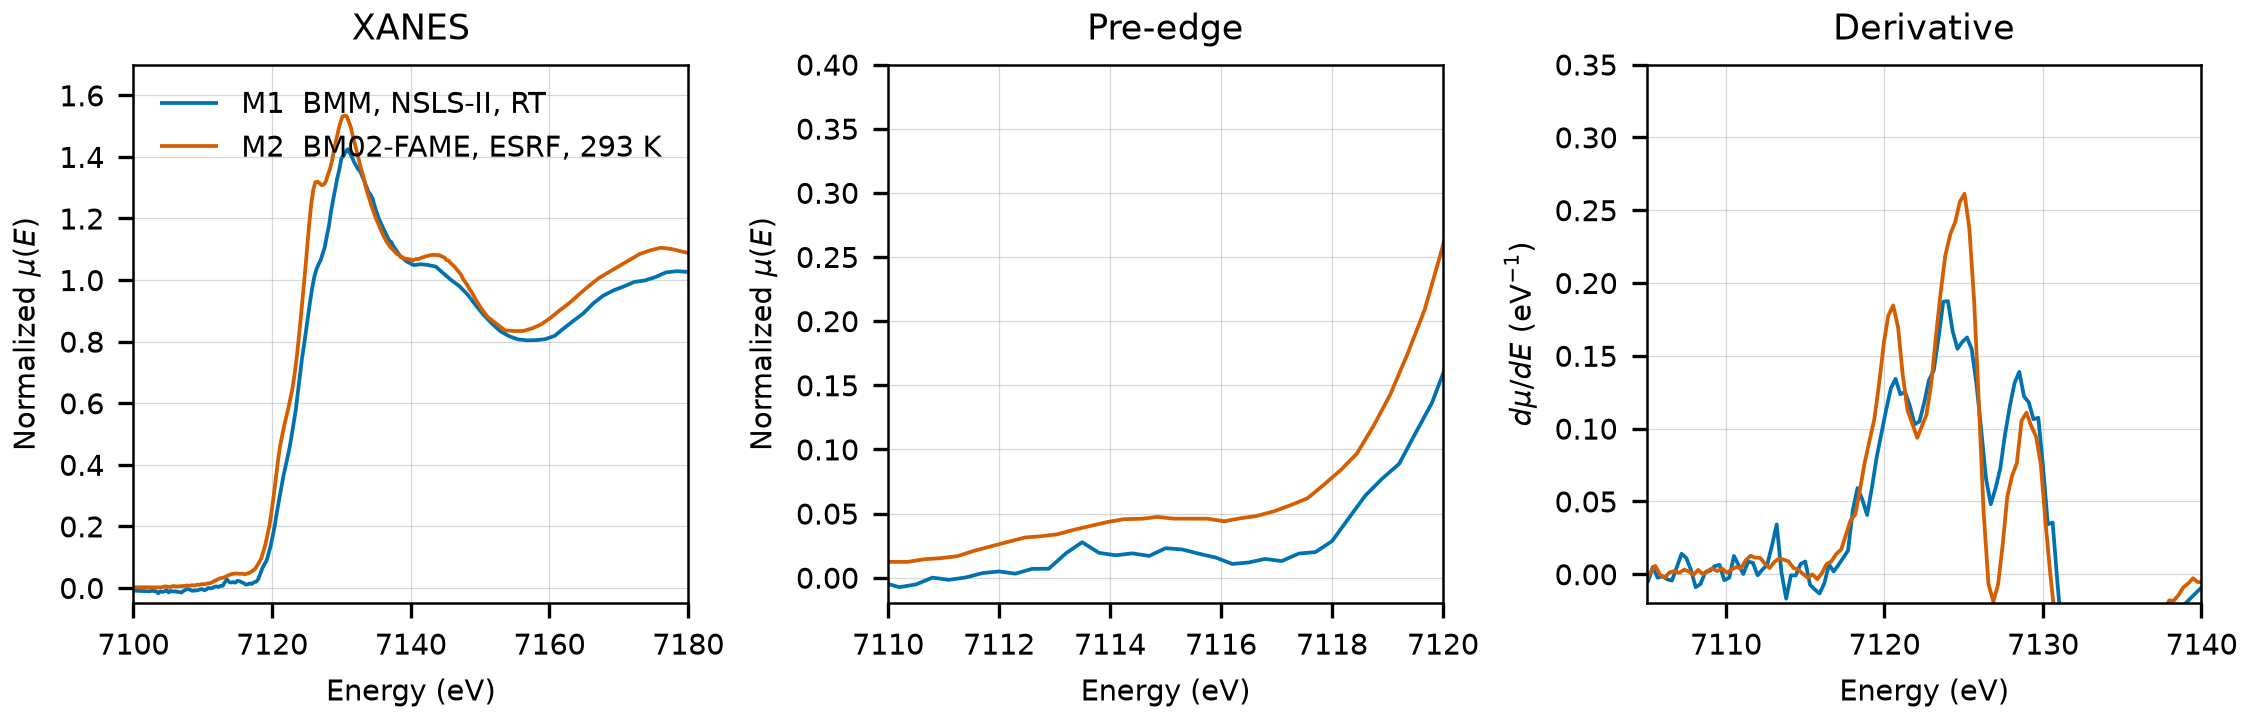

This chart was generated by the following Python code:
"""Plot the experimental Fe K-edge spectra of hedenbergite in this folder.

Run from this directory. The output replaces spectra_comparison.png, which the
README links to.
"""

import matplotlib.pyplot as plt
import numpy as np
from larch import Group
from larch.xafs import pre_edge

OUTPUT = "spectra_comparison.png"

MEASUREMENTS = [
    ("M1  BMM, NSLS-II, RT", "NIST/Fe-Hedenbergite.xdi", {"mu_col": 3, "ref_cols": (5, 6)}, "#0072B2"),
    ("M2  BM02-FAME, ESRF, 293 K", "FAME/EXPERIMENT_DT_20170706_004-SPECTRUM_DT_20170706_004/XAS_trans_CaFeSi2O6/XAS_trans_CaFeSi2O6.data.txt", {"fame": True}, "#D55E00"),
]

FE_K_EDGE = 7112.0
PRE_EDGE_DEFAULTS = {"pre1": -150, "pre2": -30, "norm1": 150, "norm2": 800, "nnorm": 2, "nvict": 2}


def normalized(path, mu_col=None, ref_cols=None, fame=False):
    """Return a larch group with the normalized spectrum read from path."""
    if fame:
        with open(path) as handle:
            rows = [ln for ln in handle if ln.split() and ln.split()[0][:1].isdigit()]
        data = np.loadtxt(rows)
        energy = data[:, 0]
        mu = data[:, 1]
    else:
        data = np.loadtxt(path, comments="#")
        energy = data[:, 0]
        mu = data[:, mu_col]

        if ref_cols is not None:
            ref_mu = np.log(data[:, ref_cols[0]] / data[:, ref_cols[1]])
            ref_group = Group(energy=energy.copy(), mu=ref_mu)
            pre_edge(ref_group)
            eshift = FE_K_EDGE - ref_group.e0
            energy = energy + eshift

    group = Group(energy=energy, mu=mu)
    pre_edge(group, **PRE_EDGE_DEFAULTS)
    return group


def main():
    plt.rcParams.update({"font.size": 7, "axes.linewidth": 0.6})
    fig, axes = plt.subplots(1, 3, figsize=(7.5, 2.4), constrained_layout=True)

    for label, path, kwargs, color in MEASUREMENTS:
        group = normalized(path, **kwargs)
        derivative = np.gradient(group.flat, group.energy)
        axes[0].plot(group.energy, group.flat, color=color, lw=0.9, label=label)
        axes[1].plot(group.energy, group.flat, color=color, lw=0.9)
        axes[2].plot(group.energy, derivative, color=color, lw=0.9)

    axes[0].set(
        xlim=(7100, 7180),
        ylim=(-0.05, 1.7),
        xlabel="Energy (eV)",
        ylabel=r"Normalized $\mu(E)$",
        title="XANES",
    )
    axes[0].legend(frameon=False, loc="upper left")

    axes[1].set(
        xlim=(7110, 7120),
        ylim=(-0.02, 0.4),
        xlabel="Energy (eV)",
        ylabel=r"Normalized $\mu(E)$",
        title="Pre-edge",
    )

    axes[2].set(
        xlim=(7105, 7140),
        ylim=(-0.02, 0.35),
        xlabel="Energy (eV)",
        ylabel=r"$d\mu/dE$ (eV$^{-1}$)",
        title="Derivative",
    )

    for ax in axes:
        ax.grid(True, lw=0.3, alpha=0.5)

    fig.savefig(OUTPUT, dpi=300)
    plt.close(fig)
    print(f"wrote {OUTPUT}")


if __name__ == "__main__":
    main()
